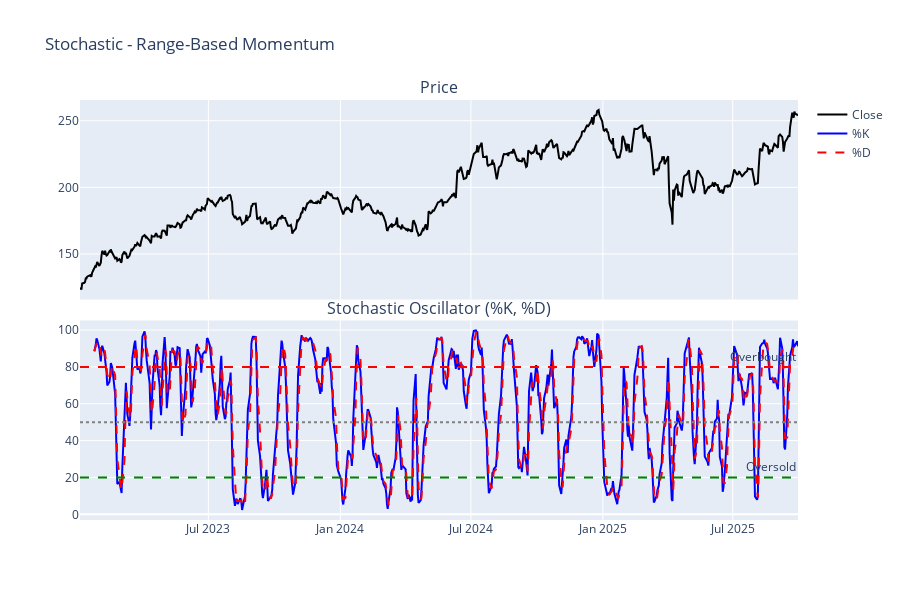

Write notebook code for a chart like this one.
### Markdown cell above
## 6. Stochastic Oscillator

Shows where close is relative to high-low range (0-100). %K = fast line, %D = slow signal line. >80 = overbought, <20 = oversold.

### Code cell
stoch_k, stoch_d = calculate_stochastic(df, fastk_period=14, slowk_period=3, slowd_period=3)
df['stoch_k'] = stoch_k
df['stoch_d'] = stoch_d

fig = make_subplots(rows=2, cols=1, shared_xaxes=True, vertical_spacing=0.05,
                    subplot_titles=('Price', 'Stochastic Oscillator (%K, %D)'))

fig.add_trace(go.Scatter(x=df['date'], y=df['close'], name='Close', line=dict(color='black')), row=1, col=1)

fig.add_trace(go.Scatter(x=df['date'], y=df['stoch_k'], name='%K', line=dict(color='blue')), row=2, col=1)
fig.add_trace(go.Scatter(x=df['date'], y=df['stoch_d'], name='%D', 
                        line=dict(color='red', dash='dash')), row=2, col=1)
fig.add_hline(y=80, line_dash="dash", line_color="red", row=2, col=1, annotation_text="Overbought")
fig.add_hline(y=20, line_dash="dash", line_color="green", row=2, col=1, annotation_text="Oversold")
fig.add_hline(y=50, line_dash="dot", line_color="gray", row=2, col=1)

fig.update_layout(height=600, title_text="Stochastic - Range-Based Momentum")
fig.show()

print(f"Stochastic %K mean: {df['stoch_k'].mean():.2f}")
print(f"Oversold periods (<20): {(df['stoch_k'] < 20).sum()} days")
print(f"Overbought periods (>80): {(df['stoch_k'] > 80).sum()} days")

### Figure 1 — Plotly figure (JSON) as saved in the notebook; plotly's stock layout.template omitted (floating-point values rounded to 4 significant figures; data arrays with more than 128 entries replaced by an {"elided": "..."} marker saying what was removed)
{"data": [{"line": {"color": "black"}, "name": "Close", "type": "scatter", "x": {"elided": "688 str values"}, "xaxis": "x", "y": {"elided": "688 float values"}, "yaxis": "y"}, {"line": {"color": "blue"}, "name": "%K", "type": "scatter", "x": {"elided": "688 str values"}, "xaxis": "x2", "y": {"elided": "688 float values"}, "yaxis": "y2"}, {"line": {"color": "red", "dash": "dash"}, "name": "%D", "type": "scatter", "x": {"elided": "688 str values"}, "xaxis": "x2", "y": {"elided": "688 float values"}, "yaxis": "y2"}], "layout": {"annotations": [{"font": {"size": 16}, "showarrow": false, "text": "Price", "x": 0.5, "xanchor": "center", "xref": "paper", "y": 1, "yanchor": "bottom", "yref": "paper"}, {"font": {"size": 16}, "showarrow": false, "text": "Stochastic Oscillator (%K, %D)", "x": 0.5, "xanchor": "center", "xref": "paper", "y": 0.475, "yanchor": "bottom", "yref": "paper"}, {"showarrow": false, "text": "Overbought", "x": 1, "xanchor": "right", "xref": "x2 domain", "y": 80, "yanchor": "bottom", "yref": "y2"}, {"showarrow": false, "text": "Oversold", "x": 1, "xanchor": "right", "xref": "x2 domain", "y": 20, "yanchor": "bottom", "yref": "y2"}], "height": 600, "shapes": [{"line": {"color": "red", "dash": "dash"}, "type": "line", "x0": 0, "x1": 1, "xref": "x2 domain", "y0": 80, "y1": 80, "yref": "y2"}, {"line": {"color": "green", "dash": "dash"}, "type": "line", "x0": 0, "x1": 1, "xref": "x2 domain", "y0": 20, "y1": 20, "yref": "y2"}, {"line": {"color": "gray", "dash": "dot"}, "type": "line", "x0": 0, "x1": 1, "xref": "x2 domain", "y0": 50, "y1": 50, "yref": "y2"}], "title": {"text": "Stochastic - Range-Based Momentum"}, "xaxis": {"anchor": "y", "domain": [0, 1], "matches": "x2", "showticklabels": false}, "xaxis2": {"anchor": "y2", "domain": [0, 1]}, "yaxis": {"anchor": "x", "domain": [0.525, 1]}, "yaxis2": {"anchor": "x2", "domain": [0, 0.475]}}}
